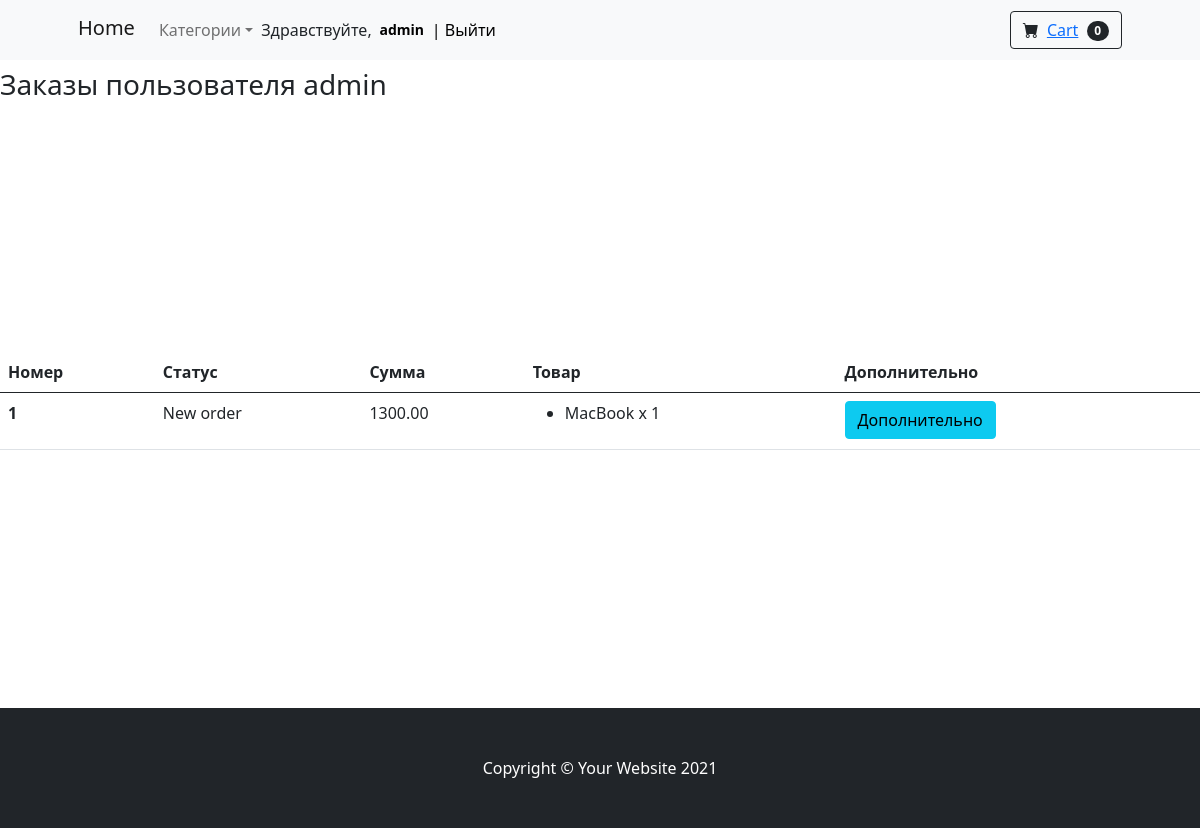
/profile/ (signed in), run on an earlier commit of the app's database.
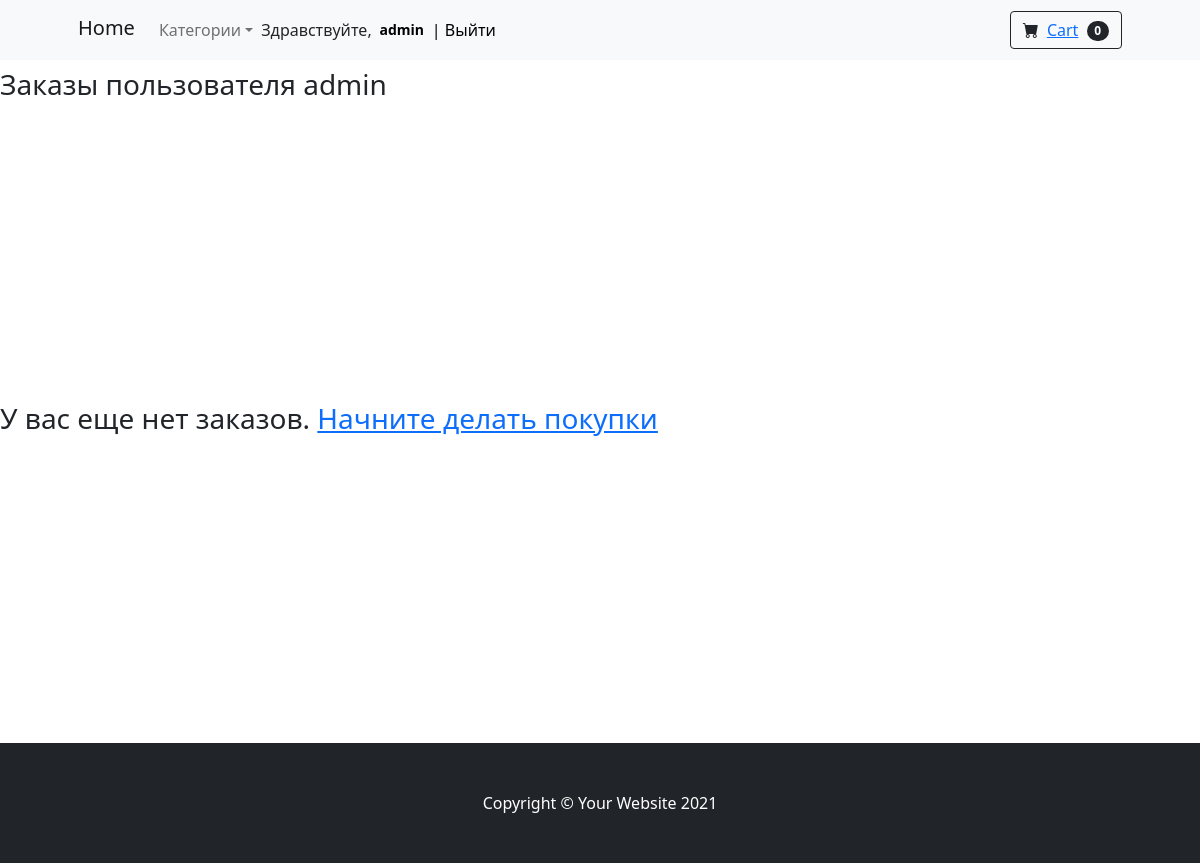
And on a later commit of the database.
### mainapp/models.py (models this page shows, shortened)
class Cart(models.Model):
    owner = models.ForeignKey("Customer", null=True, verbose_name="Owner", on_delete=models.CASCADE)
    products = models.ManyToManyField(CartProduct, blank=True, related_name="related_cart")
    total_products = models.PositiveIntegerField(default=0)
    final_price = models.DecimalField(max_digits=10, default=0, decimal_places=2, verbose_name="Total price")
    in_order = models.BooleanField(default=False)
    for_anonymous_user = models.BooleanField(default=False)

class Order(models.Model):
    STATUS_NEW = "new"
    STATUS_IN_PROGRESS = "in_progress"
    STATUS_READY = "is_ready"
    STATUS_COMPLETED = "completed"
    BUYING_TYPE_SELF = "self"
    BUYING_TYPE_DELIVERY = "delivery"
    STATUS_CHOICES = (
        (STATUS_NEW, "New order"),
        (STATUS_IN_PROGRESS, "Order in processing"),
        (STATUS_READY, "Order is ready"),
        (STATUS_COMPLETED, "Order completed")
    )
    BUYING_TYPE_CHOICES = (
        (BUYING_TYPE_SELF, "Samovuvoz"),
        (BUYING_TYPE_DELIVERY, "Delivery")
    )
    customer = models.ForeignKey(Customer, verbose_name="Customer", related_name="related_orders", on_delete=models.CASCADE)
    first_name = models.CharField(max_length=256, verbose_name="Name")
    last_name = models.CharField(max_length=256, verbose_name="Surname")
    phone = models.CharField(max_length=20, verbose_name="Phone number")
    cart = models.ForeignKey(Cart, verbose_name="Cart", on_delete=models.CASCADE, null=True, blank=True)
    address = models.CharField(max_length=20, verbose_name="Address")
    status = models.CharField(max_length=100, verbose_name="Status of order", choices=STATUS_CHOICES, default=STATUS_NEW)
    baying_type = models.CharField(max_length=100, verbose_name="Type of order", choices=BUYING_TYPE_CHOICES, default=BUYING_TYPE_SELF)
    comment = models.TextField(verbose_name="Comment for order", null=True, blank=True)
    created_at = models.DateTimeField(auto_now=True, verbose_name="Data created order")
    order_date = models.DateField(verbose_name="Data when order was geted", default=timezone.now)

class CartProduct(models.Model):
    user = models.ForeignKey("Customer", verbose_name="Customer", on_delete=models.CASCADE)
    cart = models.ForeignKey("Cart", verbose_name="Cart", on_delete=models.CASCADE, related_name="related_products")
    product = models.ForeignKey(Product, verbose_name="Product", on_delete=models.CASCADE)
    qty = models.PositiveIntegerField(default=1)
    final_price = models.DecimalField(max_digits=10, decimal_places=2, verbose_name="Total price")

class Product(models.Model):
    MIN_RESOLUTION = (0, 0)
    MAX_RESOLUTION = (8000, 8000)
    category = models.ForeignKey(Category, verbose_name="Category", on_delete=models.CASCADE)
    title = models.CharField(max_length=256, verbose_name="Name of product")
    slug = models.SlugField(max_length=256)
    image = models.ImageField(upload_to="products/%Y/%m/%d", blank=True, verbose_name="Image")
    description = models.TextField(blank=True, verbose_name="Description")
    price = models.DecimalField(max_digits=10, decimal_places=2, verbose_name="Price")
    features = models.ManyToManyField("specs.ProductFeatures", blank=True, related_name='features_for_product')
    available = models.BooleanField(default=True)
    created = models.DateTimeField(auto_now_add=True)
    updated = models.DateTimeField(auto_now=True)

### mainapp/views.py (the view)
# urls.py: path('profile/', ProfileView.as_view(), name="profile")
class ProfileView(CartMixin, View):
    def get(self, request, *args, **kwargs):
        customer = Customer.objects.get(user=request.user)
        orders = Order.objects.filter(customer=customer).order_by('-created_at')
        categories = Category.objects.all()
        context = {
            'orders': orders,
            'categories': categories,
            'cart': self.cart
        }
        return render(request, 'profile.html', context)

### mainapp/mixins.py (called while the page is built)
    def dispatch(self, request, *args, **kwargs):
        if request.user.is_authenticated:
            customer = Customer.objects.filter(user=request.user).first()
            if not customer:
                customer = Customer.objects.create(
                    user=request.user
                )
            cart = Cart.objects.filter(owner=customer, in_order=False).first()
            if not cart:
                cart = Cart.objects.create(owner=customer)
        else:
            cart = Cart.objects.filter(for_anonymous_user=True).first
            if not cart:
                cart = Cart.objects.create(for_anonymous_user=True)
        self.cart = cart
        return super().dispatch(request, *args, **kwargs)

### mainapp/models.py (called while the page is built)
    def get_absolute_url(self):
        return reverse('category_detail', kwargs={'slug': self.slug})

### mainapp/templates/profile.html (shortened to what this page needs)
{% extends 'base.html' %}
{% block content %}
<h3 class="">Заказы пользователя {{ request.user.username }}</h3>
{% if not orders.count %}
<div class="col-md-12" style="margin-top: 300px; margin-bottom: 300px;">
    <h3> У вас еще нет заказов. <a href="{% url 'base' %}">Начните делать покупки</a></h3>
</div>
{% else %}
<div class="col-md-12" style="margin-bottom: 250px; margin-top: 250px;">
    <table class="table">
        <thead>
            <th scope = "col">Номер</th>
            <th scope = "col">Статус</th>
            <th scope = "col">Сумма</th>
            <th scope = "col">Товар</th>
            <th scope = "col">Дополнительно</th>
        </thead>
        <tbody>
            {% for order in orders %}
                <tr>
                    <th scope="row">{{ order.id }}</th>
                    <td>{{ order.get_status_display }}</td>
                    <td>{{ order.cart.final_price }}</td>
                    <td>
                        <ul>
                            {% for item in order.cart.products.all %}
                                <li>{{ item.product.title }} x {{ item.qty }}</li>
                            {% endfor %}
                        </ul>
                    </td>
                    <td>
                        <button class="btn btn-info" data-bs-toggle="modal" data-bs-target="#exampleModal-{{ order.id }}">Дополнительно</button>
            {% endfor %}
        </tbody>
    </table>
</div>
{% endif %}
{% endblock %}

### mainapp/templates/base.html (shortened to what this page needs)
<!DOCTYPE html>
{% load static %}
<html lang="en" xmlns="http://www.w3.org/1999/html">
    <head>
        <link href="https://cdn.jsdelivr.net/npm/bootstrap-icons@1.5.0/font/bootstrap-icons.css" rel="stylesheet" />
        <link href="https://cdn.jsdelivr.net/npm/bootstrap@5.0.2/dist/css/bootstrap.min.css" rel="stylesheet">
    </head>
    <body>
        <nav class="navbar navbar-expand-lg navbar-light bg-light">
            <div class="container px-4 px-lg-5">
                <a class="navbar-brand" style="margin-bottom:4px;" href="{% url 'base' %}">Home</a>
                <div class="collapse navbar-collapse" id="navbarSupportedContent">
                    <ul class="navbar-nav">
                        <li class="nav-item dropdown">
                            <a class="nav-link dropdown-toggle" id="navbarDropdownMenuLink" href="#" role="button" data-bs-toggle="dropdown" aria-expanded="false">Категории</a>
                        </li>
                        <li class="nav-item">
                            {% if request.user.is_authenticated %}
                            <span class="navbar text text-dark">Здравствуйте, <span class="badge badge-danger">
                            <a style="text-decoration: none; font-size:14px; color:black;" href="{% url 'profile' %}">{{ request.user.username }}</a></span><a href="{% url 'logout' %}" style="color:black; text-decoration: none;">| Выйти</a> </span>{% endif %}
                        </li>
                    </ul>
                    <form class="d-flex">
                        <button class="btn btn-outline-dark" type="submit">
                            <i class="bi-cart-fill me-1"></i>
                            <a href="{% url 'cart' %}">Cart</a>
                            <span class="badge bg-dark text-white ms-1 rounded-pill">{{ cart.products.count }}</span>
                        </button>
                    </form>
                </div>
            </div>
        </nav>
        <section class="py-2">
                {% block content %} {% endblock %}
        </section>
        <footer class="py-5 bg-dark">
            <div class="container"><p class="m-0 text-center text-white">Copyright &copy; Your Website 2021</p></div>
        </footer>
    </body>
</html>

What changed in the data, as far as the page shows it:
removed Order: id "1", status "New order", cart.final_price "1300.00"
removed CartProduct: product "MacBook", qty "1"
Also different on the page:
text no longer shown: "Номер Статус Сумма Товар Дополнительно"
text now shown: "У вас еще нет заказов. Начните делать покупки"
